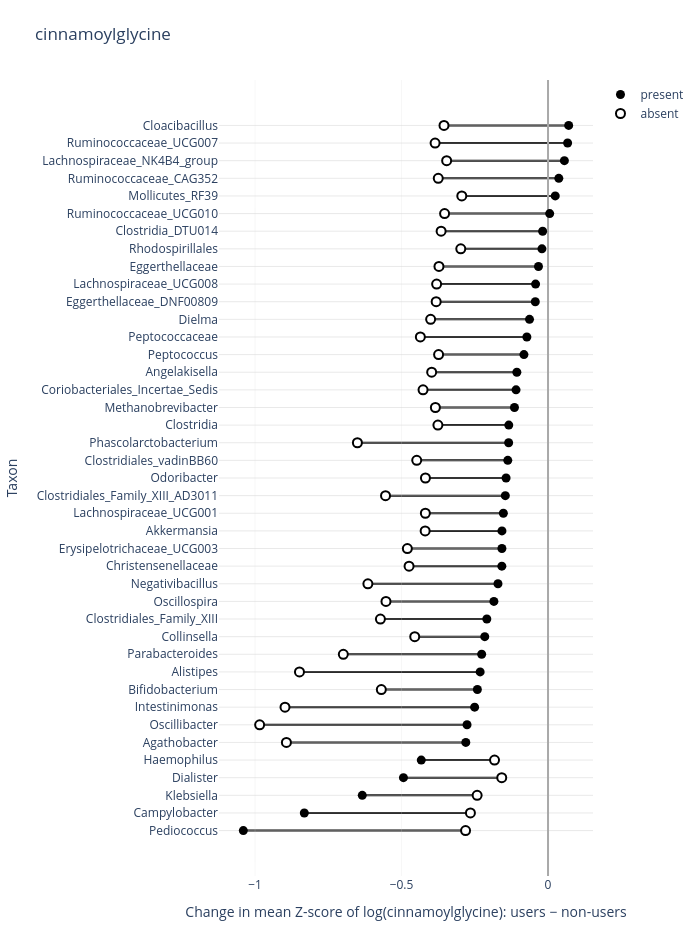
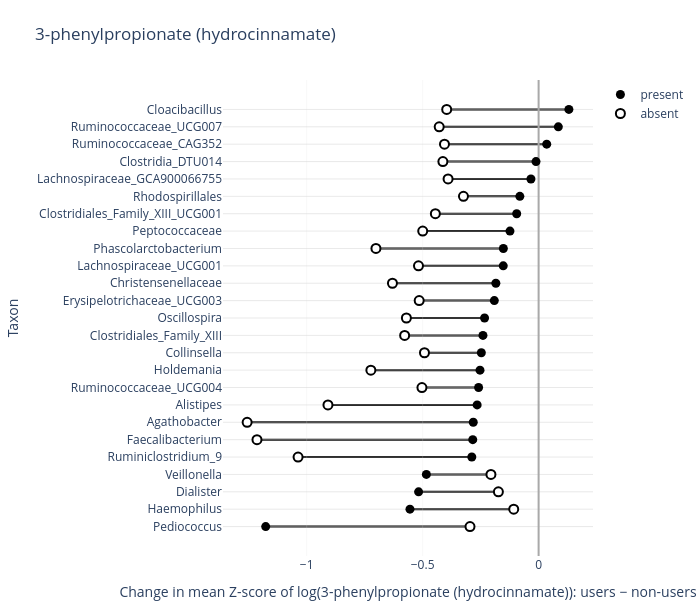
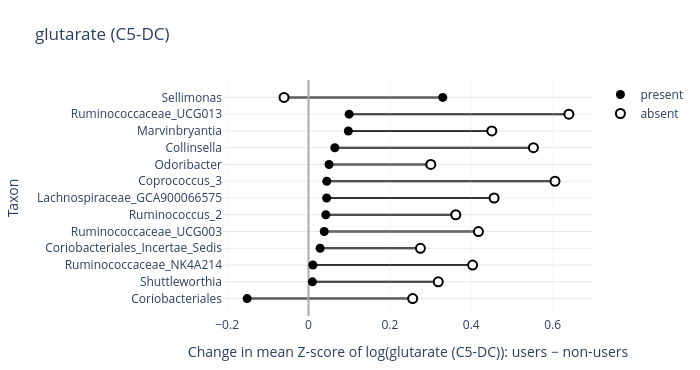
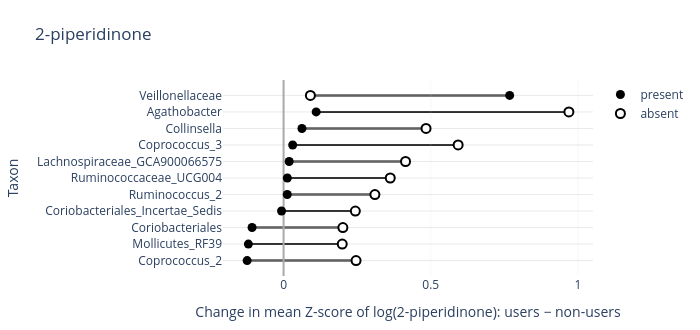

The notebook cell these images were saved under, in order:
### Markdown cell above
### Barbell plots

### Code cell
for microbe in microbes_barbell:
    make_barbell_plot(microbe, metabolites_microbes_pa_df, sig_interactions_pa)

### Figure 1 — Plotly figure (JSON) as saved in the notebook; plotly's stock layout.template omitted (floating-point values rounded to 4 significant figures)
{"data": [{"marker": {"color": "black", "size": 9}, "mode": "markers", "name": "present", "type": "scatter", "x": [-1.04, -0.8319, -0.634, -0.4935, -0.4327, -0.134, -0.1146, -0.08223, -0.06319, -0.1573, -0.216, 0.02467, -0.04247, -0.1373, -0.2412, -0.1064, -0.1432, -0.1092, -0.07222, -0.1574, 0.05584, -0.04344, -0.02074, -0.1524, -0.1576, -0.01835, 0.06687, 0.00565, -0.2089, -0.03259, 0.03683, -0.2265, -0.1708, -0.1848, 0.0705, -0.1458, -0.1344, -0.2505, -0.2316, -0.2764, -0.2806], "y": ["Pediococcus", "Campylobacter", "Klebsiella", "Dialister", "Haemophilus", "Clostridia", "Methanobrevibacter", "Peptococcus", "Dielma", "Akkermansia", "Collinsella", "Mollicutes_RF39", "Lachnospiraceae_UCG008", "Clostridiales_vadinBB60", "Bifidobacterium", "Angelakisella", "Odoribacter", "Coriobacteriales_Incertae_Sedis", "Peptococcaceae", "Erysipelotrichaceae_UCG003", "Lachnospiraceae_NK4B4_group", "Eggerthellaceae_DNF00809", "Rhodospirillales", "Lachnospiraceae_UCG001", "Christensenellaceae", "Clostridia_DTU014", "Ruminococcaceae_UCG007", "Ruminococcaceae_UCG010", "Clostridiales_Family_XIII", "Eggerthellaceae", "Ruminococcaceae_CAG352", "Parabacteroides", "Negativibacillus", "Oscillospira", "Cloacibacillus", "Clostridiales_Family_XIII_AD3011", "Phascolarctobacterium", "Intestinimonas", "Alistipes", "Oscillibacter", "Agathobacter"]}, {"marker": {"color": "white", "line": {"color": "black", "width": 2}, "size": 9}, "mode": "markers", "name": "absent", "type": "scatter", "x": [-0.2814, -0.2649, -0.242, -0.158, -0.1826, -0.3759, -0.3844, -0.3735, -0.4007, -0.4194, -0.4549, -0.2943, -0.3802, -0.4481, -0.569, -0.3971, -0.4184, -0.4266, -0.4358, -0.4802, -0.346, -0.3818, -0.2978, -0.4187, -0.4743, -0.3649, -0.3855, -0.3531, -0.5721, -0.3722, -0.3747, -0.6987, -0.6149, -0.5531, -0.355, -0.5547, -0.6506, -0.8978, -0.8484, -0.9843, -0.893], "y": ["Pediococcus", "Campylobacter", "Klebsiella", "Dialister", "Haemophilus", "Clostridia", "Methanobrevibacter", "Peptococcus", "Dielma", "Akkermansia", "Collinsella", "Mollicutes_RF39", "Lachnospiraceae_UCG008", "Clostridiales_vadinBB60", "Bifidobacterium", "Angelakisella", "Odoribacter", "Coriobacteriales_Incertae_Sedis", "Peptococcaceae", "Erysipelotrichaceae_UCG003", "Lachnospiraceae_NK4B4_group", "Eggerthellaceae_DNF00809", "Rhodospirillales", "Lachnospiraceae_UCG001", "Christensenellaceae", "Clostridia_DTU014", "Ruminococcaceae_UCG007", "Ruminococcaceae_UCG010", "Clostridiales_Family_XIII", "Eggerthellaceae", "Ruminococcaceae_CAG352", "Parabacteroides", "Negativibacillus", "Oscillospira", "Cloacibacillus", "Clostridiales_Family_XIII_AD3011", "Phascolarctobacterium", "Intestinimonas", "Alistipes", "Oscillibacter", "Agathobacter"]}], "layout": {"height": 930, "margin": {"b": 40, "l": 80, "r": 40, "t": 80}, "plot_bgcolor": "white", "shapes": [{"layer": "below", "line": {"color": "black", "width": 2}, "type": "line", "x0": -1.04, "x1": -0.2814, "y0": "Pediococcus", "y1": "Pediococcus"}, {"layer": "below", "line": {"color": "black", "width": 2}, "type": "line", "x0": -0.8319, "x1": -0.2649, "y0": "Campylobacter", "y1": "Campylobacter"}, {"layer": "below", "line": {"color": "black", "width": 2}, "type": "line", "x0": -0.634, "x1": -0.242, "y0": "Klebsiella", "y1": "Klebsiella"}, {"layer": "below", "line": {"color": "black", "width": 2}, "type": "line", "x0": -0.4935, "x1": -0.158, "y0": "Dialister", "y1": "Dialister"}, {"layer": "below", "line": {"color": "black", "width": 2}, "type": "line", "x0": -0.4327, "x1": -0.1826, "y0": "Haemophilus", "y1": "Haemophilus"}, {"layer": "below", "line": {"color": "black", "width": 2}, "type": "line", "x0": -0.134, "x1": -0.3759, "y0": "Clostridia", "y1": "Clostridia"}, {"layer": "below", "line": {"color": "black", "width": 2}, "type": "line", "x0": -0.1146, "x1": -0.3844, "y0": "Methanobrevibacter", "y1": "Methanobrevibacter"}, {"layer": "below", "line": {"color": "black", "width": 2}, "type": "line", "x0": -0.08223, "x1": -0.3735, "y0": "Peptococcus", "y1": "Peptococcus"}, {"layer": "below", "line": {"color": "black", "width": 2}, "type": "line", "x0": -0.06319, "x1": -0.4007, "y0": "Dielma", "y1": "Dielma"}, {"layer": "below", "line": {"color": "black", "width": 2}, "type": "line", "x0": -0.1573, "x1": -0.4194, "y0": "Akkermansia", "y1": "Akkermansia"}, {"layer": "below", "line": {"color": "black", "width": 2}, "type": "line", "x0": -0.216, "x1": -0.4549, "y0": "Collinsella", "y1": "Collinsella"}, {"layer": "below", "line": {"color": "black", "width": 2}, "type": "line", "x0": 0.02467, "x1": -0.2943, "y0": "Mollicutes_RF39", "y1": "Mollicutes_RF39"}, {"layer": "below", "line": {"color": "black", "width": 2}, "type": "line", "x0": -0.04247, "x1": -0.3802, "y0": "Lachnospiraceae_UCG008", "y1": "Lachnospiraceae_UCG008"}, {"layer": "below", "line": {"color": "black", "width": 2}, "type": "line", "x0": -0.1373, "x1": -0.4481, "y0": "Clostridiales_vadinBB60", "y1": "Clostridiales_vadinBB60"}, {"layer": "below", "line": {"color": "black", "width": 2}, "type": "line", "x0": -0.2412, "x1": -0.569, "y0": "Bifidobacterium", "y1": "Bifidobacterium"}, {"layer": "below", "line": {"color": "black", "width": 2}, "type": "line", "x0": -0.1064, "x1": -0.3971, "y0": "Angelakisella", "y1": "Angelakisella"}, {"layer": "below", "line": {"color": "black", "width": 2}, "type": "line", "x0": -0.1432, "x1": -0.4184, "y0": "Odoribacter", "y1": "Odoribacter"}, {"layer": "below", "line": {"color": "black", "width": 2}, "type": "line", "x0": -0.1092, "x1": -0.4266, "y0": "Coriobacteriales_Incertae_Sedis", "y1": "Coriobacteriales_Incertae_Sedis"}, {"layer": "below", "line": {"color": "black", "width": 2}, "type": "line", "x0": -0.07222, "x1": -0.4358, "y0": "Peptococcaceae", "y1": "Peptococcaceae"}, {"layer": "below", "line": {"color": "black", "width": 2}, "type": "line", "x0": -0.1574, "x1": -0.4802, "y0": "Erysipelotrichaceae_UCG003", "y1": "Erysipelotrichaceae_UCG003"}, {"layer": "below", "line": {"color": "black", "width": 2}, "type": "line", "x0": 0.05584, "x1": -0.346, "y0": "Lachnospiraceae_NK4B4_group", "y1": "Lachnospiraceae_NK4B4_group"}, {"layer": "below", "line": {"color": "black", "width": 2}, "type": "line", "x0": -0.04344, "x1": -0.3818, "y0": "Eggerthellaceae_DNF00809", "y1": "Eggerthellaceae_DNF00809"}, {"layer": "below", "line": {"color": "black", "width": 2}, "type": "line", "x0": -0.02074, "x1": -0.2978, "y0": "Rhodospirillales", "y1": "Rhodospirillales"}, {"layer": "below", "line": {"color": "black", "width": 2}, "type": "line", "x0": -0.1524, "x1": -0.4187, "y0": "Lachnospiraceae_UCG001", "y1": "Lachnospiraceae_UCG001"}, {"layer": "below", "line": {"color": "black", "width": 2}, "type": "line", "x0": -0.1576, "x1": -0.4743, "y0": "Christensenellaceae", "y1": "Christensenellaceae"}, {"layer": "below", "line": {"color": "black", "width": 2}, "type": "line", "x0": -0.01835, "x1": -0.3649, "y0": "Clostridia_DTU014", "y1": "Clostridia_DTU014"}, {"layer": "below", "line": {"color": "black", "width": 2}, "type": "line", "x0": 0.06687, "x1": -0.3855, "y0": "Ruminococcaceae_UCG007", "y1": "Ruminococcaceae_UCG007"}, {"layer": "below", "line": {"color": "black", "width": 2}, "type": "line", "x0": 0.00565, "x1": -0.3531, "y0": "Ruminococcaceae_UCG010", "y1": "Ruminococcaceae_UCG010"}, {"layer": "below", "line": {"color": "black", "width": 2}, "type": "line", "x0": -0.2089, "x1": -0.5721, "y0": "Clostridiales_Family_XIII", "y1": "Clostridiales_Family_XIII"}, {"layer": "below", "line": {"color": "black", "width": 2}, "type": "line", "x0": -0.03259, "x1": -0.3722, "y0": "Eggerthellaceae", "y1": "Eggerthellaceae"}, {"layer": "below", "line": {"color": "black", "width": 2}, "type": "line", "x0": 0.03683, "x1": -0.3747, "y0": "Ruminococcaceae_CAG352", "y1": "Ruminococcaceae_CAG352"}, {"layer": "below", "line": {"color": "black", "width": 2}, "type": "line", "x0": -0.2265, "x1": -0.6987, "y0": "Parabacteroides", "y1": "Parabacteroides"}, {"layer": "below", "line": {"color": "black", "width": 2}, "type": "line", "x0": -0.1708, "x1": -0.6149, "y0": "Negativibacillus", "y1": "Negativibacillus"}, {"layer": "below", "line": {"color": "black", "width": 2}, "type": "line", "x0": -0.1848, "x1": -0.5531, "y0": "Oscillospira", "y1": "Oscillospira"}, {"layer": "below", "line": {"color": "black", "width": 2}, "type": "line", "x0": 0.0705, "x1": -0.355, "y0": "Cloacibacillus", "y1": "Cloacibacillus"}, {"layer": "below", "line": {"color": "black", "width": 2}, "type": "line", "x0": -0.1458, "x1": -0.5547, "y0": "Clostridiales_Family_XIII_AD3011", "y1": "Clostridiales_Family_XIII_AD3011"}, {"layer": "below", "line": {"color": "black", "width": 2}, "type": "line", "x0": -0.1344, "x1": -0.6506, "y0": "Phascolarctobacterium", "y1": "Phascolarctobacterium"}, {"layer": "below", "line": {"color": "black", "width": 2}, "type": "line", "x0": -0.2505, "x1": -0.8978, "y0": "Intestinimonas", "y1": "Intestinimonas"}, {"layer": "below", "line": {"color": "black", "width": 2}, "type": "line", "x0": -0.2316, "x1": -0.8484, "y0": "Alistipes", "y1": "Alistipes"}, {"layer": "below", "line": {"color": "black", "width": 2}, "type": "line", "x0": -0.2764, "x1": -0.9843, "y0": "Oscillibacter", "y1": "Oscillibacter"}, {"layer": "below", "line": {"color": "black", "width": 2}, "type": "line", "x0": -0.2806, "x1": -0.893, "y0": "Agathobacter", "y1": "Agathobacter"}], "title": {"text": "cinnamoylglycine"}, "width": 700, "xaxis": {"autorange": true, "gridcolor": "lightgrey", "gridwidth": 0.2, "range": [-1.125, 0.1553], "showgrid": true, "title": {"text": "Change in mean Z-score of log(cinnamoylglycine): users − non-users"}, "type": "linear", "zeroline": true, "zerolinecolor": "darkgrey", "zerolinewidth": 2}, "yaxis": {"autorange": true, "categoryarray": ["Pediococcus", "Campylobacter", "Klebsiella", "Dialister", "Haemophilus", "Agathobacter", "Oscillibacter", "Intestinimonas", "Bifidobacterium", "Alistipes", "Parabacteroides", "Collinsella", "Clostridiales_Family_XIII", "Oscillospira", "Negativibacillus", "Christensenellaceae", "Erysipelotrichaceae_UCG003", "Akkermansia", "Lachnospiraceae_UCG001", "Clostridiales_Family_XIII_AD3011", "Odoribacter", "Clostridiales_vadinBB60", "Phascolarctobacterium", "Clostridia", "Methanobrevibacter", "Coriobacteriales_Incertae_Sedis", "Angelakisella", "Peptococcus", "Peptococcaceae", "Dielma", "Eggerthellaceae_DNF00809", "Lachnospiraceae_UCG008", "Eggerthellaceae", "Rhodospirillales", "Clostridia_DTU014", "Ruminococcaceae_UCG010", "Mollicutes_RF39", "Ruminococcaceae_CAG352", "Lachnospiraceae_NK4B4_group", "Ruminococcaceae_UCG007", "Cloacibacillus"], "categoryorder": "array", "gridcolor": "lightgrey", "gridwidth": 0.5, "range": [-2.576, 42.58], "showgrid": true, "title": {"text": "Taxon"}, "type": "category"}}}

### Figure 2 — Plotly figure (JSON) as saved in the notebook; plotly's stock layout.template omitted (floating-point values rounded to 4 significant figures)
{"data": [{"marker": {"color": "black", "size": 9}, "mode": "markers", "name": "present", "type": "scatter", "x": [-1.177, -0.5547, -0.5175, -0.484, -0.08087, -0.1235, -0.2587, -0.2331, -0.24, -0.247, -0.01124, -0.191, -0.09451, 0.03494, -0.1525, -0.03305, -0.2527, -0.1843, 0.08505, 0.1305, -0.152, -0.265, -0.2818, -0.2839, -0.2881], "y": ["Pediococcus", "Haemophilus", "Dialister", "Veillonella", "Rhodospirillales", "Peptococcaceae", "Ruminococcaceae_UCG004", "Oscillospira", "Clostridiales_Family_XIII", "Collinsella", "Clostridia_DTU014", "Erysipelotrichaceae_UCG003", "Clostridiales_Family_XIII_UCG001", "Ruminococcaceae_CAG352", "Lachnospiraceae_UCG001", "Lachnospiraceae_GCA900066755", "Holdemania", "Christensenellaceae", "Ruminococcaceae_UCG007", "Cloacibacillus", "Phascolarctobacterium", "Alistipes", "Agathobacter", "Faecalibacterium", "Ruminiclostridium_9"]}, {"marker": {"color": "white", "line": {"color": "black", "width": 2}, "size": 9}, "mode": "markers", "name": "absent", "type": "scatter", "x": [-0.2958, -0.1072, -0.1734, -0.2056, -0.324, -0.4997, -0.5031, -0.5701, -0.5776, -0.4922, -0.4128, -0.5149, -0.4452, -0.4059, -0.518, -0.3904, -0.7234, -0.6302, -0.4287, -0.3963, -0.7014, -0.9083, -1.257, -1.214, -1.037], "y": ["Pediococcus", "Haemophilus", "Dialister", "Veillonella", "Rhodospirillales", "Peptococcaceae", "Ruminococcaceae_UCG004", "Oscillospira", "Clostridiales_Family_XIII", "Collinsella", "Clostridia_DTU014", "Erysipelotrichaceae_UCG003", "Clostridiales_Family_XIII_UCG001", "Ruminococcaceae_CAG352", "Lachnospiraceae_UCG001", "Lachnospiraceae_GCA900066755", "Holdemania", "Christensenellaceae", "Ruminococcaceae_UCG007", "Cloacibacillus", "Phascolarctobacterium", "Alistipes", "Agathobacter", "Faecalibacterium", "Ruminiclostridium_9"]}], "layout": {"height": 610, "margin": {"b": 40, "l": 80, "r": 40, "t": 80}, "plot_bgcolor": "white", "shapes": [{"layer": "below", "line": {"color": "black", "width": 2}, "type": "line", "x0": -1.177, "x1": -0.2958, "y0": "Pediococcus", "y1": "Pediococcus"}, {"layer": "below", "line": {"color": "black", "width": 2}, "type": "line", "x0": -0.5547, "x1": -0.1072, "y0": "Haemophilus", "y1": "Haemophilus"}, {"layer": "below", "line": {"color": "black", "width": 2}, "type": "line", "x0": -0.5175, "x1": -0.1734, "y0": "Dialister", "y1": "Dialister"}, {"layer": "below", "line": {"color": "black", "width": 2}, "type": "line", "x0": -0.484, "x1": -0.2056, "y0": "Veillonella", "y1": "Veillonella"}, {"layer": "below", "line": {"color": "black", "width": 2}, "type": "line", "x0": -0.08087, "x1": -0.324, "y0": "Rhodospirillales", "y1": "Rhodospirillales"}, {"layer": "below", "line": {"color": "black", "width": 2}, "type": "line", "x0": -0.1235, "x1": -0.4997, "y0": "Peptococcaceae", "y1": "Peptococcaceae"}, {"layer": "below", "line": {"color": "black", "width": 2}, "type": "line", "x0": -0.2587, "x1": -0.5031, "y0": "Ruminococcaceae_UCG004", "y1": "Ruminococcaceae_UCG004"}, {"layer": "below", "line": {"color": "black", "width": 2}, "type": "line", "x0": -0.2331, "x1": -0.5701, "y0": "Oscillospira", "y1": "Oscillospira"}, {"layer": "below", "line": {"color": "black", "width": 2}, "type": "line", "x0": -0.24, "x1": -0.5776, "y0": "Clostridiales_Family_XIII", "y1": "Clostridiales_Family_XIII"}, {"layer": "below", "line": {"color": "black", "width": 2}, "type": "line", "x0": -0.247, "x1": -0.4922, "y0": "Collinsella", "y1": "Collinsella"}, {"layer": "below", "line": {"color": "black", "width": 2}, "type": "line", "x0": -0.01124, "x1": -0.4128, "y0": "Clostridia_DTU014", "y1": "Clostridia_DTU014"}, {"layer": "below", "line": {"color": "black", "width": 2}, "type": "line", "x0": -0.191, "x1": -0.5149, "y0": "Erysipelotrichaceae_UCG003", "y1": "Erysipelotrichaceae_UCG003"}, {"layer": "below", "line": {"color": "black", "width": 2}, "type": "line", "x0": -0.09451, "x1": -0.4452, "y0": "Clostridiales_Family_XIII_UCG001", "y1": "Clostridiales_Family_XIII_UCG001"}, {"layer": "below", "line": {"color": "black", "width": 2}, "type": "line", "x0": 0.03494, "x1": -0.4059, "y0": "Ruminococcaceae_CAG352", "y1": "Ruminococcaceae_CAG352"}, {"layer": "below", "line": {"color": "black", "width": 2}, "type": "line", "x0": -0.1525, "x1": -0.518, "y0": "Lachnospiraceae_UCG001", "y1": "Lachnospiraceae_UCG001"}, {"layer": "below", "line": {"color": "black", "width": 2}, "type": "line", "x0": -0.03305, "x1": -0.3904, "y0": "Lachnospiraceae_GCA900066755", "y1": "Lachnospiraceae_GCA900066755"}, {"layer": "below", "line": {"color": "black", "width": 2}, "type": "line", "x0": -0.2527, "x1": -0.7234, "y0": "Holdemania", "y1": "Holdemania"}, {"layer": "below", "line": {"color": "black", "width": 2}, "type": "line", "x0": -0.1843, "x1": -0.6302, "y0": "Christensenellaceae", "y1": "Christensenellaceae"}, {"layer": "below", "line": {"color": "black", "width": 2}, "type": "line", "x0": 0.08505, "x1": -0.4287, "y0": "Ruminococcaceae_UCG007", "y1": "Ruminococcaceae_UCG007"}, {"layer": "below", "line": {"color": "black", "width": 2}, "type": "line", "x0": 0.1305, "x1": -0.3963, "y0": "Cloacibacillus", "y1": "Cloacibacillus"}, {"layer": "below", "line": {"color": "black", "width": 2}, "type": "line", "x0": -0.152, "x1": -0.7014, "y0": "Phascolarctobacterium", "y1": "Phascolarctobacterium"}, {"layer": "below", "line": {"color": "black", "width": 2}, "type": "line", "x0": -0.265, "x1": -0.9083, "y0": "Alistipes", "y1": "Alistipes"}, {"layer": "below", "line": {"color": "black", "width": 2}, "type": "line", "x0": -0.2818, "x1": -1.257, "y0": "Agathobacter", "y1": "Agathobacter"}, {"layer": "below", "line": {"color": "black", "width": 2}, "type": "line", "x0": -0.2839, "x1": -1.214, "y0": "Faecalibacterium", "y1": "Faecalibacterium"}, {"layer": "below", "line": {"color": "black", "width": 2}, "type": "line", "x0": -0.2881, "x1": -1.037, "y0": "Ruminiclostridium_9", "y1": "Ruminiclostridium_9"}], "title": {"text": "3-phenylpropionate (hydrocinnamate)"}, "width": 700, "xaxis": {"autorange": true, "gridcolor": "lightgrey", "gridwidth": 0.2, "range": [-1.363, 0.2366], "showgrid": true, "title": {"text": "Change in mean Z-score of log(3-phenylpropionate (hydrocinnamate)): users − non-users"}, "type": "linear", "zeroline": true, "zerolinecolor": "darkgrey", "zerolinewidth": 2}, "yaxis": {"autorange": true, "categoryarray": ["Pediococcus", "Haemophilus", "Dialister", "Veillonella", "Ruminiclostridium_9", "Faecalibacterium", "Agathobacter", "Alistipes", "Ruminococcaceae_UCG004", "Holdemania", "Collinsella", "Clostridiales_Family_XIII", "Oscillospira", "Erysipelotrichaceae_UCG003", "Christensenellaceae", "Lachnospiraceae_UCG001", "Phascolarctobacterium", "Peptococcaceae", "Clostridiales_Family_XIII_UCG001", "Rhodospirillales", "Lachnospiraceae_GCA900066755", "Clostridia_DTU014", "Ruminococcaceae_CAG352", "Ruminococcaceae_UCG007", "Cloacibacillus"], "categoryorder": "array", "gridcolor": "lightgrey", "gridwidth": 0.5, "range": [-1.692, 25.69], "showgrid": true, "title": {"text": "Taxon"}, "type": "category"}}}

### Figure 3 — Plotly figure (JSON) as saved in the notebook; plotly's stock layout.template omitted (floating-point values rounded to 4 significant figures)
{"data": [{"marker": {"color": "black", "size": 9}, "mode": "markers", "name": "present", "type": "scatter", "x": [0.0999, 0.0446, 0.06466, 0.04494, -0.1508, 0.09788, 0.0108, 0.0505, 0.009614, 0.03865, 0.04254, 0.02857, 0.33], "y": ["Ruminococcaceae_UCG013", "Lachnospiraceae_GCA900066575", "Collinsella", "Coprococcus_3", "Coriobacteriales", "Marvinbryantia", "Ruminococcaceae_NK4A214", "Odoribacter", "Shuttleworthia", "Ruminococcaceae_UCG003", "Ruminococcus_2", "Coriobacteriales_Incertae_Sedis", "Sellimonas"]}, {"marker": {"color": "white", "line": {"color": "black", "width": 2}, "size": 9}, "mode": "markers", "name": "absent", "type": "scatter", "x": [0.6399, 0.4561, 0.5527, 0.6058, 0.2561, 0.4505, 0.4033, 0.3005, 0.3189, 0.4177, 0.3619, 0.275, -0.0601], "y": ["Ruminococcaceae_UCG013", "Lachnospiraceae_GCA900066575", "Collinsella", "Coprococcus_3", "Coriobacteriales", "Marvinbryantia", "Ruminococcaceae_NK4A214", "Odoribacter", "Shuttleworthia", "Ruminococcaceae_UCG003", "Ruminococcus_2", "Coriobacteriales_Incertae_Sedis", "Sellimonas"]}], "layout": {"height": 370, "margin": {"b": 40, "l": 80, "r": 40, "t": 80}, "plot_bgcolor": "white", "shapes": [{"layer": "below", "line": {"color": "black", "width": 2}, "type": "line", "x0": 0.0999, "x1": 0.6399, "y0": "Ruminococcaceae_UCG013", "y1": "Ruminococcaceae_UCG013"}, {"layer": "below", "line": {"color": "black", "width": 2}, "type": "line", "x0": 0.0446, "x1": 0.4561, "y0": "Lachnospiraceae_GCA900066575", "y1": "Lachnospiraceae_GCA900066575"}, {"layer": "below", "line": {"color": "black", "width": 2}, "type": "line", "x0": 0.06466, "x1": 0.5527, "y0": "Collinsella", "y1": "Collinsella"}, {"layer": "below", "line": {"color": "black", "width": 2}, "type": "line", "x0": 0.04494, "x1": 0.6058, "y0": "Coprococcus_3", "y1": "Coprococcus_3"}, {"layer": "below", "line": {"color": "black", "width": 2}, "type": "line", "x0": -0.1508, "x1": 0.2561, "y0": "Coriobacteriales", "y1": "Coriobacteriales"}, {"layer": "below", "line": {"color": "black", "width": 2}, "type": "line", "x0": 0.09788, "x1": 0.4505, "y0": "Marvinbryantia", "y1": "Marvinbryantia"}, {"layer": "below", "line": {"color": "black", "width": 2}, "type": "line", "x0": 0.0108, "x1": 0.4033, "y0": "Ruminococcaceae_NK4A214", "y1": "Ruminococcaceae_NK4A214"}, {"layer": "below", "line": {"color": "black", "width": 2}, "type": "line", "x0": 0.0505, "x1": 0.3005, "y0": "Odoribacter", "y1": "Odoribacter"}, {"layer": "below", "line": {"color": "black", "width": 2}, "type": "line", "x0": 0.009614, "x1": 0.3189, "y0": "Shuttleworthia", "y1": "Shuttleworthia"}, {"layer": "below", "line": {"color": "black", "width": 2}, "type": "line", "x0": 0.03865, "x1": 0.4177, "y0": "Ruminococcaceae_UCG003", "y1": "Ruminococcaceae_UCG003"}, {"layer": "below", "line": {"color": "black", "width": 2}, "type": "line", "x0": 0.04254, "x1": 0.3619, "y0": "Ruminococcus_2", "y1": "Ruminococcus_2"}, {"layer": "below", "line": {"color": "black", "width": 2}, "type": "line", "x0": 0.02857, "x1": 0.275, "y0": "Coriobacteriales_Incertae_Sedis", "y1": "Coriobacteriales_Incertae_Sedis"}, {"layer": "below", "line": {"color": "black", "width": 2}, "type": "line", "x0": 0.33, "x1": -0.0601, "y0": "Sellimonas", "y1": "Sellimonas"}], "title": {"text": "glutarate (C5-DC)"}, "width": 700, "xaxis": {"autorange": true, "gridcolor": "lightgrey", "gridwidth": 0.2, "range": [-0.211, 0.7], "showgrid": true, "title": {"text": "Change in mean Z-score of log(glutarate (C5-DC)): users − non-users"}, "type": "linear", "zeroline": true, "zerolinecolor": "darkgrey", "zerolinewidth": 2}, "yaxis": {"autorange": true, "categoryarray": ["Coriobacteriales", "Shuttleworthia", "Ruminococcaceae_NK4A214", "Coriobacteriales_Incertae_Sedis", "Ruminococcaceae_UCG003", "Ruminococcus_2", "Lachnospiraceae_GCA900066575", "Coprococcus_3", "Odoribacter", "Collinsella", "Marvinbryantia", "Ruminococcaceae_UCG013", "Sellimonas"], "categoryorder": "array", "gridcolor": "lightgrey", "gridwidth": 0.5, "range": [-1.038, 13.04], "showgrid": true, "title": {"text": "Taxon"}, "type": "category"}}}

### Figure 4 — Plotly figure (JSON) as saved in the notebook; plotly's stock layout.template omitted (floating-point values rounded to 4 significant figures)
{"data": [{"marker": {"color": "black", "size": 9}, "mode": "markers", "name": "present", "type": "scatter", "x": [0.1107, 0.01901, 0.0309, 0.06247, -0.1238, 0.01278, -0.107, -0.1196, 0.01249, -0.006888, 0.768], "y": ["Agathobacter", "Lachnospiraceae_GCA900066575", "Coprococcus_3", "Collinsella", "Coprococcus_2", "Ruminococcaceae_UCG004", "Coriobacteriales", "Mollicutes_RF39", "Ruminococcus_2", "Coriobacteriales_Incertae_Sedis", "Veillonellaceae"]}, {"marker": {"color": "white", "line": {"color": "black", "width": 2}, "size": 9}, "mode": "markers", "name": "absent", "type": "scatter", "x": [0.9691, 0.4143, 0.593, 0.4839, 0.2462, 0.3624, 0.2014, 0.1992, 0.3103, 0.2438, 0.09115], "y": ["Agathobacter", "Lachnospiraceae_GCA900066575", "Coprococcus_3", "Collinsella", "Coprococcus_2", "Ruminococcaceae_UCG004", "Coriobacteriales", "Mollicutes_RF39", "Ruminococcus_2", "Coriobacteriales_Incertae_Sedis", "Veillonellaceae"]}], "layout": {"height": 330, "margin": {"b": 40, "l": 80, "r": 40, "t": 80}, "plot_bgcolor": "white", "shapes": [{"layer": "below", "line": {"color": "black", "width": 2}, "type": "line", "x0": 0.1107, "x1": 0.9691, "y0": "Agathobacter", "y1": "Agathobacter"}, {"layer": "below", "line": {"color": "black", "width": 2}, "type": "line", "x0": 0.01901, "x1": 0.4143, "y0": "Lachnospiraceae_GCA900066575", "y1": "Lachnospiraceae_GCA900066575"}, {"layer": "below", "line": {"color": "black", "width": 2}, "type": "line", "x0": 0.0309, "x1": 0.593, "y0": "Coprococcus_3", "y1": "Coprococcus_3"}, {"layer": "below", "line": {"color": "black", "width": 2}, "type": "line", "x0": 0.06247, "x1": 0.4839, "y0": "Collinsella", "y1": "Collinsella"}, {"layer": "below", "line": {"color": "black", "width": 2}, "type": "line", "x0": -0.1238, "x1": 0.2462, "y0": "Coprococcus_2", "y1": "Coprococcus_2"}, {"layer": "below", "line": {"color": "black", "width": 2}, "type": "line", "x0": 0.01278, "x1": 0.3624, "y0": "Ruminococcaceae_UCG004", "y1": "Ruminococcaceae_UCG004"}, {"layer": "below", "line": {"color": "black", "width": 2}, "type": "line", "x0": -0.107, "x1": 0.2014, "y0": "Coriobacteriales", "y1": "Coriobacteriales"}, {"layer": "below", "line": {"color": "black", "width": 2}, "type": "line", "x0": -0.1196, "x1": 0.1992, "y0": "Mollicutes_RF39", "y1": "Mollicutes_RF39"}, {"layer": "below", "line": {"color": "black", "width": 2}, "type": "line", "x0": 0.01249, "x1": 0.3103, "y0": "Ruminococcus_2", "y1": "Ruminococcus_2"}, {"layer": "below", "line": {"color": "black", "width": 2}, "type": "line", "x0": -0.006888, "x1": 0.2438, "y0": "Coriobacteriales_Incertae_Sedis", "y1": "Coriobacteriales_Incertae_Sedis"}, {"layer": "below", "line": {"color": "black", "width": 2}, "type": "line", "x0": 0.768, "x1": 0.09115, "y0": "Veillonellaceae", "y1": "Veillonellaceae"}], "title": {"text": "2-piperidinone"}, "width": 700, "xaxis": {"autorange": true, "gridcolor": "lightgrey", "gridwidth": 0.2, "range": [-0.2069, 1.052], "showgrid": true, "title": {"text": "Change in mean Z-score of log(2-piperidinone): users − non-users"}, "type": "linear", "zeroline": true, "zerolinecolor": "darkgrey", "zerolinewidth": 2}, "yaxis": {"autorange": true, "categoryarray": ["Coprococcus_2", "Mollicutes_RF39", "Coriobacteriales", "Coriobacteriales_Incertae_Sedis", "Ruminococcus_2", "Ruminococcaceae_UCG004", "Lachnospiraceae_GCA900066575", "Coprococcus_3", "Collinsella", "Agathobacter", "Veillonellaceae"], "categoryorder": "array", "gridcolor": "lightgrey", "gridwidth": 0.5, "range": [-0.9319, 10.93], "showgrid": true, "title": {"text": "Taxon"}, "type": "category"}}}
